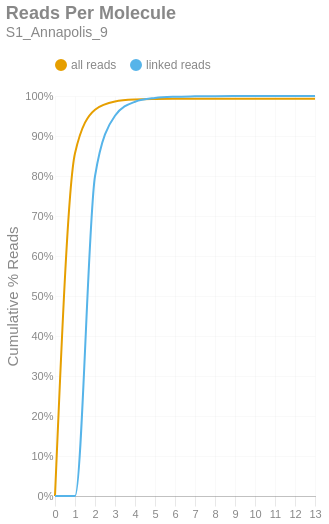

Notebook code for this chart:
### Markdown cell above
### Reads per Molecule
This chart shows the cumulative distribution of the number of reads per linked molecule. That is, how many alignments are associated with a unique molecule. This excludes the number of reads associated with invalid or absent linked-read barcodes. The `linked` histogram is the percentages recalculated when disregarding singletons.

### Code cell
if SKIPLR:
    print_html(f"Skipped")
else:
    counts = np.bincount(valids['reads'].cast(pl.Int64).to_numpy())
    weighted = counts * np.arange(len(counts))
    all_perc = weighted / n_reads
    linked_perc = weighted / n_linked_reads
    linked_perc[1] = 0
    binned_df = pl.DataFrame({
        'readsper': list(range(len(counts))),
        'all reads (cumsum)': np.cumsum(all_perc).tolist(),
        'linked reads (cumsum)': np.cumsum(linked_perc).tolist(),
    })

    with SafeRender(binned_df):
        (
            density_plot(binned_df, 'Reads Per Molecule', samplename, 'readspmol')
            .encode(
                x=alt.X('readsper:O', title=None).axis(labelAngle=0).scale(padding=0),
                y=alt.Y('value:Q', title='Cumulative % Reads').axis(format='%').stack(False),
                color=alt.Color("key:N").scale(domain=["all reads", "linked reads"]),
                tooltip=[
                    alt.Tooltip("key:N", title="Data Type"),
                    alt.Tooltip("readsper:O", title="Reads Per Molecule"),
                    alt.Tooltip("value:Q", format=".2%", title="% Reads (Cum.)")
                ]            
            )
        ).display()

### Figure 1 — Vega-Lite specification as saved in the notebook (floating-point values rounded to 4 significant figures)
{"width": "container", "height": 400, "config": {"title": {"anchor": "start", "dy": -15, "fontSize": 18, "color": "#888888", "subtitleColor": "#888888", "subtitleFontSize": 14}, "arc": {"fill": "#0072B2"}, "axis": {"domainColor": "#888888", "domainWidth": 0.5, "gridWidth": 0.2, "grid": false, "titleFontWeight": 400, "titleFontSize": 15, "labelFontSize": 11, "labelColor": "#888888", "tickColor": "#888888", "tickWidth": 0.2, "titleColor": "#888888"}, "axisBand": {"grid": false}, "axisX": {"grid": true, "tickSize": 10, "domainCap": "round"}, "axisY": {"domain": false, "grid": true, "tickSize": 0, "domainCap": "round"}, "background": "transparent", "header": {"labelFontSize": 15, "labelColor": "#888888", "titleFontSize": 15, "titleFontWeight": 600, "titleColor": "#888888"}, "legend": {"labelFont": "sans-serif", "labelFontSize": 12, "labelColor": "#888888", "symbolSize": 100, "symbolType": "circle", "titleFontSize": 12, "titlePadding": 10, "titleColor": "#888888", "title": null, "orient": "top"}, "range": {"category": ["#E69F00", "#56B4E9", "#009E73", "#F0E442", "#0072B2", "#D55E00", "#CC79A7", "#000000"], "diverging": ["#cfe8f3", "#a2d4ec", "#73bfe2", "#46abdb", "#1696d2", "#12719e"]}, "area": {"fill": "#0072B2", "fillOpacity": 0.7, "line": true, "strokeOpacity": 0.7}, "line": {"color": "#0072B2", "stroke": "#0072B2", "strokeWidth": 2}, "trail": {"color": "#0072B2", "stroke": "#0072B2", "strokeWidth": 0, "size": 1}, "point": {"filled": true, "fillOpacity": 1.0, "size": 95}, "text": {"color": "#888888", "fontSize": 11, "align": "right", "fontWeight": 400, "size": 11}, "bar": {"fill": "#0072B2", "stroke": null}, "view": {"stroke": null, "continuousWidth": 660, "continuousHeight": 400}}, "data": {"name": "data-115d2d9cec76a3cb5c8164a2c863625b"}, "mark": {"type": "line", "interpolate": "monotone", "point": {"opacity": 0, "size": 275}}, "encoding": {"color": {"field": "key", "scale": {"domain": ["all reads", "linked reads"]}, "type": "nominal"}, "tooltip": [{"field": "key", "title": "Data Type", "type": "nominal"}, {"field": "readsper", "title": "Reads Per Molecule", "type": "ordinal"}, {"field": "value", "format": ".2%", "title": "% Reads (Cum.)", "type": "quantitative"}], "x": {"axis": {"labelAngle": 0}, "field": "readsper", "scale": {"padding": 0}, "title": null, "type": "ordinal"}, "y": {"axis": {"format": "%"}, "field": "value", "stack": false, "title": "Cumulative % Reads", "type": "quantitative"}}, "params": [{"name": "param_c36ac31b6afebe62", "select": {"type": "point", "fields": ["key"]}, "bind": "legend"}], "title": {"text": "Reads Per Molecule", "subtitle": "S1_Annapolis_9"}, "transform": [{"fold": ["all reads (cumsum)", "linked reads (cumsum)"]}, {"calculate": "replace(datum.key, ' (cumsum)', '')", "as": "key"}, {"filter": {"param": "param_c36ac31b6afebe62"}}], "usermeta": {"embedOptions": {"downloadFileName": "S1_Annapolis_9.readspmol"}}, "$schema": "https://vega.github.io/schema/vega-lite/v6.1.0.json", "datasets": {"data-115d2d9cec76a3cb5c8164a2c863625b": [{"readsper": 0, "all reads (cumsum)": 0.0, "linked reads (cumsum)": 0.0}, {"readsper": 1, "all reads (cumsum)": 0.8569, "linked reads (cumsum)": 0.0}, {"readsper": 2, "all reads (cumsum)": 0.9659, "linked reads (cumsum)": 0.7994}, {"readsper": 3, "all reads (cumsum)": 0.9865, "linked reads (cumsum)": 0.9507}, {"readsper": 4, "all reads (cumsum)": 0.9912, "linked reads (cumsum)": 0.9857}, {"readsper": 5, "all reads (cumsum)": 0.9925, "linked reads (cumsum)": 0.9951}, {"readsper": 6, "all reads (cumsum)": 0.9929, "linked reads (cumsum)": 0.9981}, {"readsper": 7, "all reads (cumsum)": 0.9931, "linked reads (cumsum)": 0.9991}, {"readsper": 8, "all reads (cumsum)": 0.9931, "linked reads (cumsum)": 0.9996}, {"readsper": 9, "all reads (cumsum)": 0.9932, "linked reads (cumsum)": 0.9998}, {"readsper": 10, "all reads (cumsum)": 0.9932, "linked reads (cumsum)": 0.9999}, {"readsper": 11, "all reads (cumsum)": 0.9932, "linked reads (cumsum)": 0.9999}, {"readsper": 12, "all reads (cumsum)": 0.9932, "linked reads (cumsum)": 1.0}, {"readsper": 13, "all reads (cumsum)": 0.9932, "linked reads (cumsum)": 1.0}]}}
